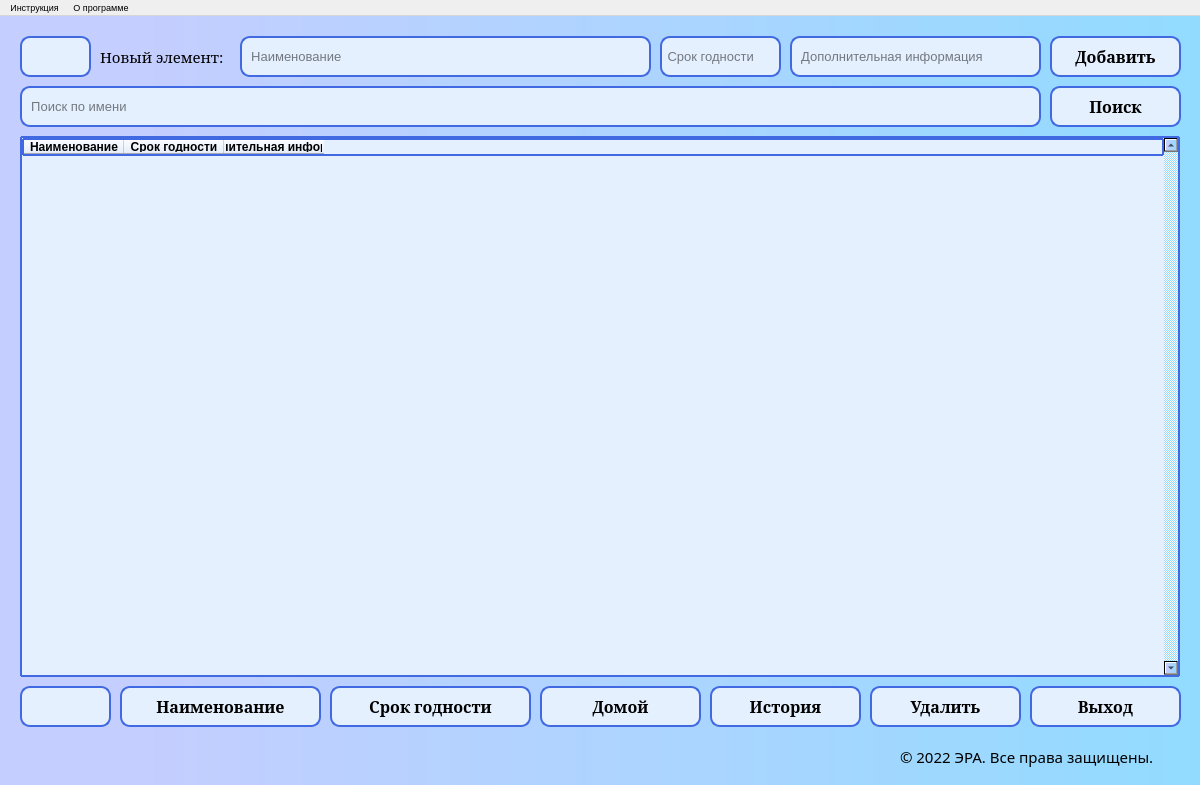
<?xml version="1.0" encoding="UTF-8"?>
<ui version="4.0">
 <class>MainWindow</class>
 <widget class="QMainWindow" name="MainWindow">
  <property name="geometry">
   <rect>
    <x>0</x>
    <y>0</y>
    <width>1200</width>
    <height>785</height>
   </rect>
  </property>
  <property name="minimumSize">
   <size>
    <width>1200</width>
    <height>785</height>
   </size>
  </property>
  <property name="maximumSize">
   <size>
    <width>1200</width>
    <height>785</height>
   </size>
  </property>
  <property name="font">
   <font>
    <family>Microsoft YaHei UI</family>
    <pointsize>7</pointsize>
    <weight>50</weight>
    <bold>false</bold>
   </font>
  </property>
  <property name="windowTitle">
   <string>OPSHelper v 2.0</string>
  </property>
  <property name="windowIcon">
   <iconset>
    <normaloff>icons/rman.ico</normaloff>icons/rman.ico</iconset>
  </property>
  <property name="styleSheet">
   <string notr="true"/>
  </property>
  <property name="windowFilePath">
   <string/>
  </property>
  <property name="iconSize">
   <size>
    <width>48</width>
    <height>48</height>
   </size>
  </property>
  <property name="toolButtonStyle">
   <enum>Qt::ToolButtonIconOnly</enum>
  </property>
  <property name="documentMode">
   <bool>true</bool>
  </property>
  <property name="tabShape">
   <enum>QTabWidget::Rounded</enum>
  </property>
  <widget class="QWidget" name="centralwidget">
   <property name="toolTip">
    <string/>
   </property>
   <property name="statusTip">
    <string/>
   </property>
   <property name="whatsThis">
    <string/>
   </property>
   <property name="accessibleName">
    <string/>
   </property>
   <property name="accessibleDescription">
    <string/>
   </property>
   <property name="styleSheet">
    <string notr="true">QWidget {
background-color:qlineargradient(spread:pad, x1:0, y1:0, x2:1, y2:0, stop:0.119318 rgba(196, 206, 255, 255), stop:1 rgba(146, 219, 255, 255));
}</string>
   </property>
   <widget class="QTableWidget" name="tableWidget_BD">
    <property name="geometry">
     <rect>
      <x>20</x>
      <y>120</y>
      <width>1160</width>
      <height>541</height>
     </rect>
    </property>
    <property name="font">
     <font>
      <family>Times New Roman</family>
      <pointsize>11</pointsize>
      <weight>50</weight>
      <bold>false</bold>
     </font>
    </property>
    <property name="mouseTracking">
     <bool>false</bool>
    </property>
    <property name="focusPolicy">
     <enum>Qt::NoFocus</enum>
    </property>
    <property name="layoutDirection">
     <enum>Qt::LeftToRight</enum>
    </property>
    <property name="styleSheet">
     <string notr="true">background-color: #e5f0ff;
border: 2px solid #4169e1;
border-radius: 1px;
border-width: 2px;
selection-background-color: rgb(0, 170, 255)
</string>
    </property>
    <property name="frameShape">
     <enum>QFrame::Panel</enum>
    </property>
    <property name="frameShadow">
     <enum>QFrame::Plain</enum>
    </property>
    <property name="lineWidth">
     <number>1</number>
    </property>
    <property name="midLineWidth">
     <number>3</number>
    </property>
    <property name="verticalScrollBarPolicy">
     <enum>Qt::ScrollBarAlwaysOn</enum>
    </property>
    <property name="horizontalScrollBarPolicy">
     <enum>Qt::ScrollBarAsNeeded</enum>
    </property>
    <property name="sizeAdjustPolicy">
     <enum>QAbstractScrollArea::AdjustToContents</enum>
    </property>
    <property name="selectionMode">
     <enum>QAbstractItemView::SingleSelection</enum>
    </property>
    <property name="selectionBehavior">
     <enum>QAbstractItemView::SelectRows</enum>
    </property>
    <property name="sortingEnabled">
     <bool>false</bool>
    </property>
    <attribute name="verticalHeaderVisible">
     <bool>false</bool>
    </attribute>
    <column>
     <property name="text">
      <string>Наименование</string>
     </property>
     <property name="font">
      <font>
       <weight>75</weight>
       <italic>false</italic>
       <bold>true</bold>
       <underline>false</underline>
      </font>
     </property>
     <property name="textAlignment">
      <set>AlignCenter</set>
     </property>
    </column>
    <column>
     <property name="text">
      <string>Срок годности</string>
     </property>
     <property name="font">
      <font>
       <weight>75</weight>
       <bold>true</bold>
      </font>
     </property>
     <property name="textAlignment">
      <set>AlignCenter</set>
     </property>
    </column>
    <column>
     <property name="text">
      <string>Дополнительная информация</string>
     </property>
     <property name="font">
      <font>
       <weight>75</weight>
       <bold>true</bold>
       <strikeout>false</strikeout>
      </font>
     </property>
     <property name="textAlignment">
      <set>AlignCenter</set>
     </property>
    </column>
   </widget>
   <widget class="QLineEdit" name="lineEdit_search">
    <property name="geometry">
     <rect>
      <x>20</x>
      <y>70</y>
      <width>1021</width>
      <height>41</height>
     </rect>
    </property>
    <property name="font">
     <font>
      <family>Ubuntu</family>
      <pointsize>10</pointsize>
      <weight>50</weight>
      <bold>false</bold>
     </font>
    </property>
    <property name="cursor">
     <cursorShape>IBeamCursor</cursorShape>
    </property>
    <property name="styleSheet">
     <string notr="true">QLineEdit {
	background-color: #e5f0ff;
	border: 2px solid #4169e1;
	border-radius: 10px;
	border-width: 2px;	
	selection-background-color: rgb(0, 170, 255)
}

QLineEdit:hover{
	background-color: #bdd7ff
}</string>
    </property>
    <property name="placeholderText">
     <string>  Поиск по имени </string>
    </property>
   </widget>
   <widget class="QPushButton" name="pushButton_home">
    <property name="geometry">
     <rect>
      <x>540</x>
      <y>670</y>
      <width>161</width>
      <height>41</height>
     </rect>
    </property>
    <property name="font">
     <font>
      <family>Constantia</family>
      <pointsize>12</pointsize>
      <weight>75</weight>
      <bold>true</bold>
     </font>
    </property>
    <property name="toolTip">
     <string>Перейти к общему списку</string>
    </property>
    <property name="styleSheet">
     <string notr="true">QPushButton{
	background-color: #e5f0ff;
	border: 2px solid #4169e1;
	border-radius: 10px;
	border-width: 2px;
	selection-background-color: qlineargradient(x1: 0, y1: 0, x2: 0.5, y2: 0.5, 
    stop: 0 #FF92BB, stop: 1 white);
}

QPushButton:hover{
	background-color: qlineargradient(spread:pad, x1:0, y1:0, x2:1, y2:0, stop:0.142045 rgba(172, 167, 255, 255), stop:1 rgba(135, 215, 255, 255))
}

QPushButton:pressed{
	background-color: qlineargradient(spread:pad, x1:0, y1:0, x2:1, y2:0, stop:0.142045 rgba(196, 192, 255, 255), stop:1 rgba(162, 224, 255, 255))
}</string>
    </property>
    <property name="text">
     <string>Домой</string>
    </property>
    <property name="icon">
     <iconset>
      <normaloff>../icons/h3.ico</normaloff>../icons/h3.ico</iconset>
    </property>
    <property name="iconSize">
     <size>
      <width>32</width>
      <height>32</height>
     </size>
    </property>
   </widget>
   <widget class="QLineEdit" name="lineEdit_name">
    <property name="geometry">
     <rect>
      <x>240</x>
      <y>20</y>
      <width>411</width>
      <height>41</height>
     </rect>
    </property>
    <property name="font">
     <font>
      <family>Ubuntu</family>
      <pointsize>10</pointsize>
      <weight>50</weight>
      <bold>false</bold>
     </font>
    </property>
    <property name="styleSheet">
     <string notr="true">QLineEdit {
	background-color: #e5f0ff;
	border: 2px solid #4169e1;
	border-radius: 10px;
	border-width: 2px;	
	selection-background-color: rgb(0, 170, 255)
}

QLineEdit:hover{
	background-color: #bdd7ff
}</string>
    </property>
    <property name="inputMask">
     <string/>
    </property>
    <property name="text">
     <string/>
    </property>
    <property name="placeholderText">
     <string>  Наименование</string>
    </property>
   </widget>
   <widget class="QLineEdit" name="lineEdit_date">
    <property name="geometry">
     <rect>
      <x>660</x>
      <y>20</y>
      <width>121</width>
      <height>41</height>
     </rect>
    </property>
    <property name="font">
     <font>
      <family>Ubuntu</family>
      <pointsize>10</pointsize>
      <weight>50</weight>
      <bold>false</bold>
     </font>
    </property>
    <property name="focusPolicy">
     <enum>Qt::StrongFocus</enum>
    </property>
    <property name="styleSheet">
     <string notr="true">QLineEdit {
	background-color: #e5f0ff;
	border: 2px solid #4169e1;
	border-radius: 10px;
	border-width: 2px;	
	selection-background-color: rgb(0, 170, 255)
}

QLineEdit:hover{
	background-color: #bdd7ff
}</string>
    </property>
    <property name="placeholderText">
     <string> Срок годности</string>
    </property>
   </widget>
   <widget class="QPushButton" name="pushButton_add">
    <property name="geometry">
     <rect>
      <x>1050</x>
      <y>20</y>
      <width>131</width>
      <height>41</height>
     </rect>
    </property>
    <property name="font">
     <font>
      <family>Constantia</family>
      <pointsize>12</pointsize>
      <weight>75</weight>
      <bold>true</bold>
     </font>
    </property>
    <property name="toolTip">
     <string/>
    </property>
    <property name="styleSheet">
     <string notr="true">QPushButton{
	background-color: #e5f0ff;
	border: 2px solid #4169e1;
	border-radius: 10px;
	border-width: 2px;
	selection-background-color: qlineargradient(x1: 0, y1: 0, x2: 0.5, y2: 0.5, 
    stop: 0 #FF92BB, stop: 1 white);
}

QPushButton:hover{
	background-color: qlineargradient(spread:pad, x1:0, y1:0, x2:1, y2:0, stop:0.142045 rgba(172, 167, 255, 255), stop:1 rgba(135, 215, 255, 255))
}

QPushButton:pressed{
	background-color: qlineargradient(spread:pad, x1:0, y1:0, x2:1, y2:0, stop:0.142045 rgba(196, 192, 255, 255), stop:1 rgba(162, 224, 255, 255))
}</string>
    </property>
    <property name="text">
     <string>Добавить</string>
    </property>
    <property name="icon">
     <iconset>
      <normaloff>../icons/add.ico</normaloff>../icons/add.ico</iconset>
    </property>
    <property name="iconSize">
     <size>
      <width>32</width>
      <height>32</height>
     </size>
    </property>
   </widget>
   <widget class="QLabel" name="label_info_add">
    <property name="geometry">
     <rect>
      <x>100</x>
      <y>20</y>
      <width>131</width>
      <height>41</height>
     </rect>
    </property>
    <property name="font">
     <font>
      <family>Constantia</family>
      <pointsize>11</pointsize>
      <weight>50</weight>
      <bold>false</bold>
     </font>
    </property>
    <property name="styleSheet">
     <string notr="true">background-color: none</string>
    </property>
    <property name="text">
     <string>Новый элемент:</string>
    </property>
   </widget>
   <widget class="QPushButton" name="pushButton_SortDate">
    <property name="geometry">
     <rect>
      <x>330</x>
      <y>670</y>
      <width>201</width>
      <height>41</height>
     </rect>
    </property>
    <property name="font">
     <font>
      <family>Constantia</family>
      <pointsize>12</pointsize>
      <weight>75</weight>
      <bold>true</bold>
     </font>
    </property>
    <property name="styleSheet">
     <string notr="true">QPushButton{
	background-color: #e5f0ff;
	border: 2px solid #4169e1;
	border-radius: 10px;
	border-width: 2px;
	selection-background-color: qlineargradient(x1: 0, y1: 0, x2: 0.5, y2: 0.5, 
    stop: 0 #FF92BB, stop: 1 white);
}

QPushButton:hover{
	background-color: qlineargradient(spread:pad, x1:0, y1:0, x2:1, y2:0, stop:0.142045 rgba(172, 167, 255, 255), stop:1 rgba(135, 215, 255, 255))
}

QPushButton:pressed{
	background-color: qlineargradient(spread:pad, x1:0, y1:0, x2:1, y2:0, stop:0.142045 rgba(196, 192, 255, 255), stop:1 rgba(162, 224, 255, 255))
}</string>
    </property>
    <property name="text">
     <string>Cрок годности</string>
    </property>
    <property name="icon">
     <iconset>
      <normaloff>../icons/sort.png</normaloff>../icons/sort.png</iconset>
    </property>
    <property name="iconSize">
     <size>
      <width>32</width>
      <height>32</height>
     </size>
    </property>
   </widget>
   <widget class="QPushButton" name="pushButton_SortName">
    <property name="geometry">
     <rect>
      <x>120</x>
      <y>670</y>
      <width>201</width>
      <height>41</height>
     </rect>
    </property>
    <property name="font">
     <font>
      <family>Constantia</family>
      <pointsize>12</pointsize>
      <weight>75</weight>
      <bold>true</bold>
     </font>
    </property>
    <property name="styleSheet">
     <string notr="true">QPushButton{
	background-color: #e5f0ff;
	border: 2px solid #4169e1;
	border-radius: 10px;
	border-width: 2px;
	selection-background-color: qlineargradient(x1: 0, y1: 0, x2: 0.5, y2: 0.5, 
    stop: 0 #FF92BB, stop: 1 white);
}

QPushButton:hover{
	background-color: qlineargradient(spread:pad, x1:0, y1:0, x2:1, y2:0, stop:0.142045 rgba(172, 167, 255, 255), stop:1 rgba(135, 215, 255, 255))
}

QPushButton:pressed{
	background-color: qlineargradient(spread:pad, x1:0, y1:0, x2:1, y2:0, stop:0.142045 rgba(196, 192, 255, 255), stop:1 rgba(162, 224, 255, 255))
}</string>
    </property>
    <property name="text">
     <string>Наименование</string>
    </property>
    <property name="icon">
     <iconset>
      <normaloff>../icons/sort.png</normaloff>../icons/sort.png</iconset>
    </property>
    <property name="iconSize">
     <size>
      <width>32</width>
      <height>32</height>
     </size>
    </property>
   </widget>
   <widget class="QPushButton" name="pushButton_delete">
    <property name="geometry">
     <rect>
      <x>870</x>
      <y>670</y>
      <width>151</width>
      <height>41</height>
     </rect>
    </property>
    <property name="font">
     <font>
      <family>Constantia</family>
      <pointsize>12</pointsize>
      <weight>75</weight>
      <bold>true</bold>
     </font>
    </property>
    <property name="styleSheet">
     <string notr="true">QPushButton{
	background-color: #e5f0ff;
	border: 2px solid #4169e1;
	border-radius: 10px;
	border-width: 2px;
	selection-background-color: qlineargradient(x1: 0, y1: 0, x2: 0.5, y2: 0.5, 
    stop: 0 #FF92BB, stop: 1 white);
}

QPushButton:hover{
	background-color: qlineargradient(spread:pad, x1:0, y1:0, x2:1, y2:0, stop:0.142045 rgba(172, 167, 255, 255), stop:1 rgba(135, 215, 255, 255))
}

QPushButton:pressed{
	background-color: qlineargradient(spread:pad, x1:0, y1:0, x2:1, y2:0, stop:0.142045 rgba(196, 192, 255, 255), stop:1 rgba(162, 224, 255, 255))
}</string>
    </property>
    <property name="text">
     <string>Удалить</string>
    </property>
    <property name="icon">
     <iconset>
      <normaloff>../icons/del.ico</normaloff>../icons/del.ico</iconset>
    </property>
    <property name="iconSize">
     <size>
      <width>32</width>
      <height>32</height>
     </size>
    </property>
   </widget>
   <widget class="QLabel" name="label_info_add_2">
    <property name="geometry">
     <rect>
      <x>900</x>
      <y>720</y>
      <width>281</width>
      <height>41</height>
     </rect>
    </property>
    <property name="font">
     <font>
      <family>Bahnschrift Light Condensed</family>
      <pointsize>11</pointsize>
      <weight>50</weight>
      <bold>false</bold>
     </font>
    </property>
    <property name="toolTip">
     <string>Разработал Козин Егор Технополис &quot;ЭРА&quot; для своей мамы</string>
    </property>
    <property name="styleSheet">
     <string notr="true">background-color: none</string>
    </property>
    <property name="text">
     <string>© 2022 ЭРА. Все права защищены.</string>
    </property>
   </widget>
   <widget class="QLineEdit" name="lineEdit_dop">
    <property name="geometry">
     <rect>
      <x>790</x>
      <y>20</y>
      <width>251</width>
      <height>41</height>
     </rect>
    </property>
    <property name="font">
     <font>
      <family>Ubuntu</family>
      <pointsize>10</pointsize>
      <weight>50</weight>
      <bold>false</bold>
     </font>
    </property>
    <property name="styleSheet">
     <string notr="true">QLineEdit {
	background-color: #e5f0ff;
	border: 2px solid #4169e1;
	border-radius: 10px;
	border-width: 2px;	
	selection-background-color: rgb(0, 170, 255);
}

QLineEdit:hover{
	background-color: #bdd7ff
}</string>
    </property>
    <property name="inputMask">
     <string/>
    </property>
    <property name="text">
     <string/>
    </property>
    <property name="placeholderText">
     <string>  Дополнительная информация</string>
    </property>
   </widget>
   <widget class="QPushButton" name="pushButton_search">
    <property name="geometry">
     <rect>
      <x>1050</x>
      <y>70</y>
      <width>131</width>
      <height>41</height>
     </rect>
    </property>
    <property name="font">
     <font>
      <family>Constantia</family>
      <pointsize>12</pointsize>
      <weight>75</weight>
      <bold>true</bold>
     </font>
    </property>
    <property name="styleSheet">
     <string notr="true">QPushButton{
	background-color: #e5f0ff;
	border: 2px solid #4169e1;
	border-radius: 10px;
	border-width: 2px;
	selection-background-color: qlineargradient(x1: 0, y1: 0, x2: 0.5, y2: 0.5, 
    stop: 0 #FF92BB, stop: 1 white);
}

QPushButton:hover{
	background-color: qlineargradient(spread:pad, x1:0, y1:0, x2:1, y2:0, stop:0.142045 rgba(172, 167, 255, 255), stop:1 rgba(135, 215, 255, 255))
}

QPushButton:pressed{
	background-color: qlineargradient(spread:pad, x1:0, y1:0, x2:1, y2:0, stop:0.142045 rgba(196, 192, 255, 255), stop:1 rgba(162, 224, 255, 255))
}</string>
    </property>
    <property name="text">
     <string>Поиск</string>
    </property>
    <property name="icon">
     <iconset>
      <normaloff>../icons/search.ico</normaloff>../icons/search.ico</iconset>
    </property>
    <property name="iconSize">
     <size>
      <width>32</width>
      <height>32</height>
     </size>
    </property>
   </widget>
   <widget class="QPushButton" name="pushButton_history">
    <property name="geometry">
     <rect>
      <x>710</x>
      <y>670</y>
      <width>151</width>
      <height>41</height>
     </rect>
    </property>
    <property name="font">
     <font>
      <family>Constantia</family>
      <pointsize>12</pointsize>
      <weight>75</weight>
      <bold>true</bold>
     </font>
    </property>
    <property name="toolTip">
     <string>Кнопка пока не работает</string>
    </property>
    <property name="styleSheet">
     <string notr="true">QPushButton{
	background-color: #e5f0ff;
	border: 2px solid #4169e1;
	border-radius: 10px;
	border-width: 2px;
	selection-background-color: qlineargradient(x1: 0, y1: 0, x2: 0.5, y2: 0.5, 
    stop: 0 #FF92BB, stop: 1 white);
}

QPushButton:hover{
	background-color: qlineargradient(spread:pad, x1:0, y1:0, x2:1, y2:0, stop:0.142045 rgba(172, 167, 255, 255), stop:1 rgba(135, 215, 255, 255))
}

QPushButton:pressed{
	background-color: qlineargradient(spread:pad, x1:0, y1:0, x2:1, y2:0, stop:0.142045 rgba(196, 192, 255, 255), stop:1 rgba(162, 224, 255, 255))
}</string>
    </property>
    <property name="text">
     <string>История</string>
    </property>
    <property name="icon">
     <iconset>
      <normaloff>../icons/info_stories.ico</normaloff>../icons/info_stories.ico</iconset>
    </property>
    <property name="iconSize">
     <size>
      <width>32</width>
      <height>32</height>
     </size>
    </property>
   </widget>
   <widget class="QPushButton" name="pushButton_exit">
    <property name="geometry">
     <rect>
      <x>1030</x>
      <y>670</y>
      <width>151</width>
      <height>41</height>
     </rect>
    </property>
    <property name="font">
     <font>
      <family>Constantia</family>
      <pointsize>12</pointsize>
      <weight>75</weight>
      <bold>true</bold>
     </font>
    </property>
    <property name="styleSheet">
     <string notr="true">QPushButton{
	background-color: #e5f0ff;
	border: 2px solid #4169e1;
	border-radius: 10px;
	border-width: 2px;
	selection-background-color: qlineargradient(x1: 0, y1: 0, x2: 0.5, y2: 0.5, 
    stop: 0 #FF92BB, stop: 1 white);
}

QPushButton:hover{
	background-color: qlineargradient(spread:pad, x1:0, y1:0, x2:1, y2:0, stop:0.142045 rgba(172, 167, 255, 255), stop:1 rgba(135, 215, 255, 255))
}

QPushButton:pressed{
	background-color: qlineargradient(spread:pad, x1:0, y1:0, x2:1, y2:0, stop:0.142045 rgba(196, 192, 255, 255), stop:1 rgba(162, 224, 255, 255))
}</string>
    </property>
    <property name="text">
     <string>Выход</string>
    </property>
    <property name="icon">
     <iconset>
      <normaloff>../icons/e2.ico</normaloff>../icons/e2.ico</iconset>
    </property>
    <property name="iconSize">
     <size>
      <width>32</width>
      <height>32</height>
     </size>
    </property>
   </widget>
   <widget class="QPushButton" name="pushButton_mark">
    <property name="geometry">
     <rect>
      <x>20</x>
      <y>670</y>
      <width>91</width>
      <height>41</height>
     </rect>
    </property>
    <property name="font">
     <font>
      <family>Constantia</family>
      <pointsize>12</pointsize>
      <weight>75</weight>
      <bold>true</bold>
     </font>
    </property>
    <property name="styleSheet">
     <string notr="true">QPushButton{
	background-color: #e5f0ff;
	border: 2px solid #4169e1;
	border-radius: 10px;
	border-width: 2px;
	selection-background-color: qlineargradient(x1: 0, y1: 0, x2: 0.5, y2: 0.5, 
    stop: 0 #FF92BB, stop: 1 white);
}

QPushButton:hover{
	background-color: qlineargradient(spread:pad, x1:0, y1:0, x2:1, y2:0, stop:0.142045 rgba(172, 167, 255, 255), stop:1 rgba(135, 215, 255, 255))
}

QPushButton:pressed{
	background-color: qlineargradient(spread:pad, x1:0, y1:0, x2:1, y2:0, stop:0.142045 rgba(196, 192, 255, 255), stop:1 rgba(162, 224, 255, 255))
}</string>
    </property>
    <property name="text">
     <string/>
    </property>
    <property name="icon">
     <iconset>
      <normaloff>../icons/wh.png</normaloff>../icons/wh.png</iconset>
    </property>
    <property name="iconSize">
     <size>
      <width>32</width>
      <height>32</height>
     </size>
    </property>
   </widget>
   <widget class="QPushButton" name="pushButton_print">
    <property name="geometry">
     <rect>
      <x>20</x>
      <y>20</y>
      <width>71</width>
      <height>41</height>
     </rect>
    </property>
    <property name="font">
     <font>
      <family>Constantia</family>
      <pointsize>12</pointsize>
      <weight>75</weight>
      <bold>true</bold>
     </font>
    </property>
    <property name="styleSheet">
     <string notr="true">QPushButton{
	background-color: #e5f0ff;
	border: 2px solid #4169e1;
	border-radius: 10px;
	border-width: 2px;
	selection-background-color: qlineargradient(x1: 0, y1: 0, x2: 0.5, y2: 0.5, 
    stop: 0 #FF92BB, stop: 1 white);
}

QPushButton:hover{
	background-color: qlineargradient(spread:pad, x1:0, y1:0, x2:1, y2:0, stop:0.142045 rgba(172, 167, 255, 255), stop:1 rgba(135, 215, 255, 255))
}

QPushButton:pressed{
	background-color: qlineargradient(spread:pad, x1:0, y1:0, x2:1, y2:0, stop:0.142045 rgba(196, 192, 255, 255), stop:1 rgba(162, 224, 255, 255))
}</string>
    </property>
    <property name="text">
     <string/>
    </property>
    <property name="icon">
     <iconset>
      <normaloff>../icons/printer.png</normaloff>../icons/printer.png</iconset>
    </property>
    <property name="iconSize">
     <size>
      <width>32</width>
      <height>32</height>
     </size>
    </property>
   </widget>
  </widget>
  <widget class="QMenuBar" name="menubar">
   <property name="geometry">
    <rect>
     <x>0</x>
     <y>0</y>
     <width>1200</width>
     <height>17</height>
    </rect>
   </property>
   <property name="toolTip">
    <string/>
   </property>
   <property name="accessibleName">
    <string/>
   </property>
   <property name="defaultUp">
    <bool>false</bool>
   </property>
   <property name="nativeMenuBar">
    <bool>true</bool>
   </property>
   <widget class="QMenu" name="menu">
    <property name="title">
     <string>Инструкция</string>
    </property>
   </widget>
   <widget class="QMenu" name="menu_2">
    <property name="title">
     <string>О программе</string>
    </property>
   </widget>
   <addaction name="menu"/>
   <addaction name="menu_2"/>
  </widget>
  <action name="action_Open">
   <property name="text">
    <string>&amp; Инструкция</string>
   </property>
  </action>
  <action name="action_4">
   <property name="text">
    <string>&amp; О программе</string>
   </property>
  </action>
 </widget>
 <resources/>
 <connections/>
</ui>
